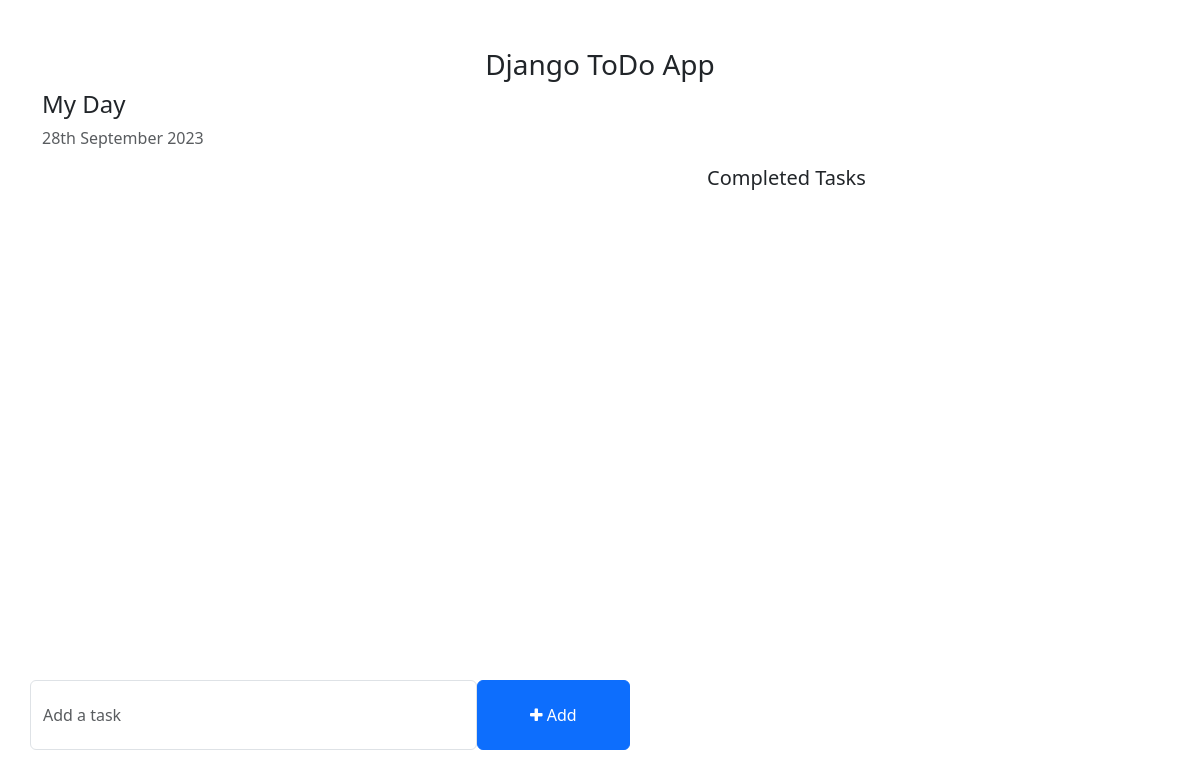
The app's page /, older data.
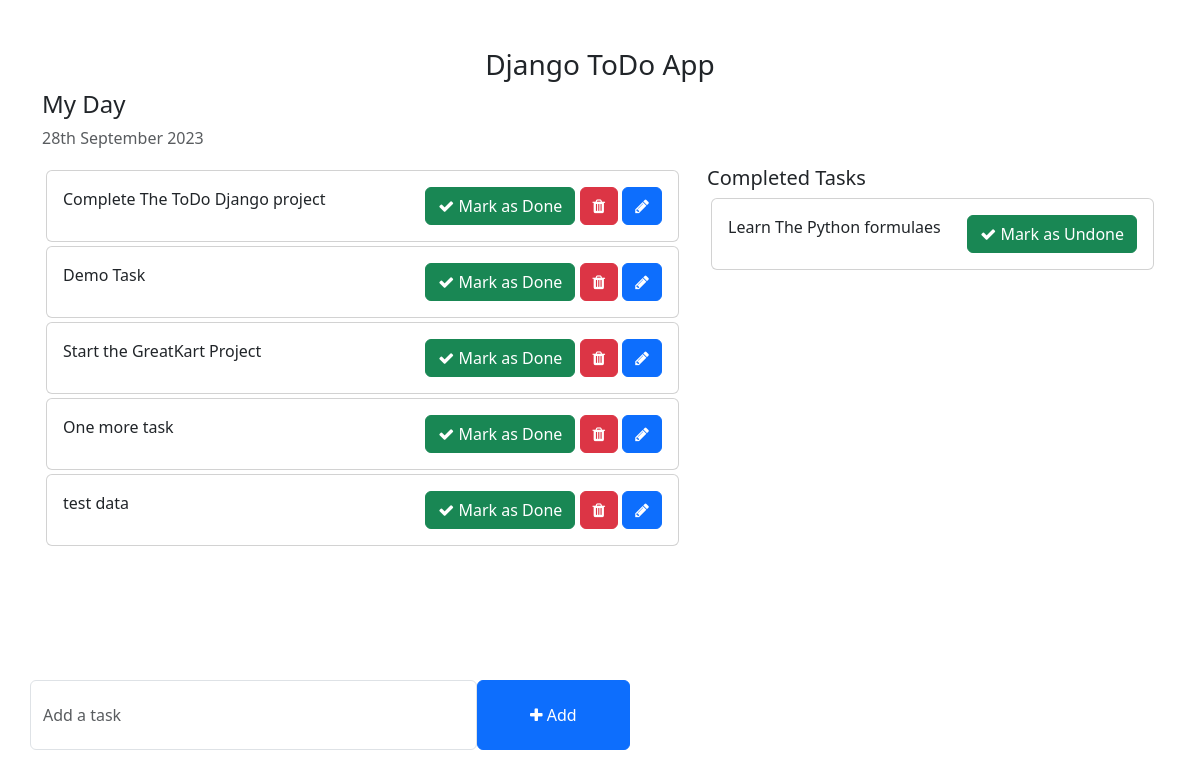
The same page, newer data.
### todo/models.py (models this page shows)
class Task(models.Model):
    task = models.CharField(max_length=255)
    is_completed = models.BooleanField(default=False)
    created_at = models.DateTimeField(auto_now_add=True)
    updated_at = models.DateTimeField(auto_now=True)
    def __str__(self):
        return self.task

### todo_main/views.py (the view)
# urls.py: 2. Add a URL to urlpatterns:  path('', views.home, name='home')
def home(request):
    pendingTasks = Task.objects.filter(is_completed=False).order_by('updated_at')
    completed_tasks = Task.objects.filter(is_completed=True).order_by('-updated_at')
    context = {
        'pendingTasks': pendingTasks,
        'completed_tasks': completed_tasks
    }
    return render(request, 'home.html', context)

### templates/home.html (shortened to what this page needs)
<!DOCTYPE html>
<html lang="en">
<head>
    <link href="https://cdn.jsdelivr.net/npm/bootstrap@5.3.0-alpha1/dist/css/bootstrap.min.css" rel="stylesheet">
    <link rel="stylesheet" href="https://cdnjs.cloudflare.com/ajax/libs/font-awesome/4.7.0/css/font-awesome.min.css">
</head>
<body>
    <div class="container">
        <h3 class="pt-5 text-center">Django ToDo App</h3>
        <div class="row">
            <h4>My Day</h4>
            <p class="text-muted">{% now "jS F Y" %}</p>
            <div class="col-md-7 col-lg-7" style="height: 450px; overflow: scroll;">
                {% for task in pendingTasks %}
                <div class="card m-1">
                    <div class="card-body">
                        {{ task }}
                        <span style="position: relative; float: right;">
                            <a href="{% url 'mark_as_done' task.id %}" class="btn btn-success"><i class="fa fa-check"></i> Mark as Done</a>
                            <a href="{% url 'delete_task' task.id %}" class="btn btn-danger"><i class="fa fa-trash"></i></a>
                            <a href="{% url 'edit_task' task.id %}" class="btn btn-primary"><i class="fa fa-pencil"></i></a>
                        </span>
                    </div>
                </div>
                {% endfor %}
            </div>
            <div class="col-md-5 col-lg-5">
                <h5>Completed Tasks</h5>
                {% for task in completed_tasks %}
                <div class="card m-1">
                    <div class="card-body">
                        {{ task.task }}
                        <span style="position: relative; float: right;">
                            <a href="{% url 'mark_as_undone' task.id %}" class="btn btn-success"><i class="fa fa-check"></i> Mark as Undone</a>
                        </span>
                    </div>
                </div>
                {% endfor %}
            </div>
        </div>
        <div class="row">
            <div class="col-md-6 col-lg-6 p-0" style="position: absolute; bottom: 50px;">
                <form action="{% url 'addTask' %}" method="POST">
                    <div class="form-group">
                        <span style="display: flex;">
                            <input type="text" name="task" class="form-control" placeholder="Add a task">
                            <button class="btn btn-primary" type="submit" style="width: 200px;"><i class="fa fa-plus"></i> Add</button>
                        </span>
                    </div>
                </form>
            </div>
        </div>
    </div>
</body>
</html>

### templates/home.html (style rules this page uses)
.form-control { padding: 1.375rem .75rem !important; }

Row changes from the older to the newer data that the page shows:
added Task: task "Complete The ToDo Django project", shown under "My Day"
added Task: task "Demo Task", shown under "My Day"
added Task: task "Start the GreatKart Project", shown under "My Day"
added Task: task "One more task", shown under "My Day"
added Task: task "test data", shown under "My Day"
added Task: task "Learn The Python formulaes", shown under "Completed Tasks"
